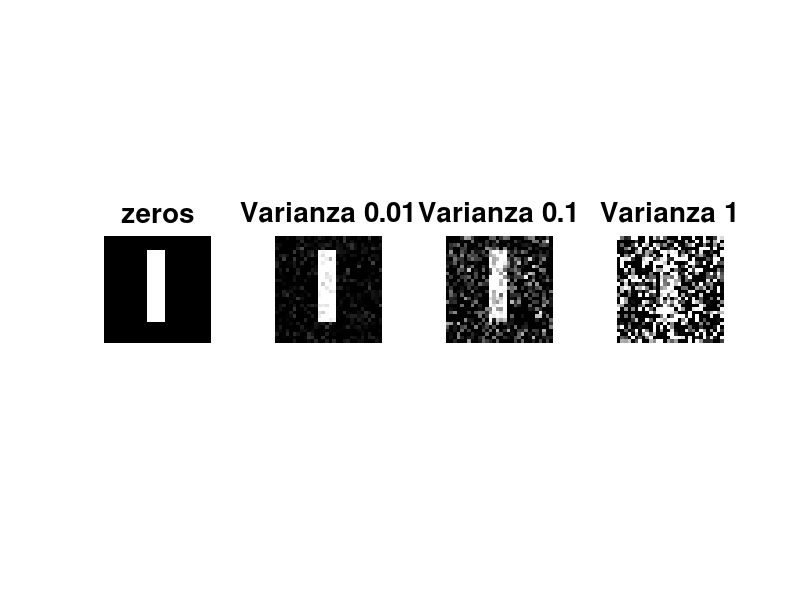

The MATLAB script that drew this image:
%%%%%%%%%%%%%%%%%%%%%%%%%%%%%%%%%%%%%%%%%%%%%%%%
% Esercizio 1.2.a
% Aggiungere rumore gaussiano a media nulla, con tre livelli diversi di varianza:
% 0.01, 0.1, 1. Visualizzare l’ immagine sorgente e le tre immagini rumorose.
% Per la simulazione del rumore usare la funzione MATLAB imnoise()
%
% Silvia Gioia Florio, matr. 119328
% version 1.0, 07/03/2017
%
%%%%%%%%%%%%%%%%%%%%%%%%%%%%%%%%%%%%%%%%%%%%%%%%
 
%% creo immagine sintetica
img = zeros(30,30);
img(5:24, 13:17)=1.;


%% creazione rumore %%

% rumore con varianza 0.01
noise1 = imnoise (img, "gaussian", 0, 0.01);

% rumore con varianza 0.1 
noise2 = imnoise (img, "gaussian", 0, 0.1);

% rumore con varianza 1
noise3 = imnoise (img, "gaussian", 0, 1.);


%% visualizzazione immagine + rumore %%
figure
% immagine senza rumore
subplot(1,4,1), imshow(img)
title("zeros", 'FontSize', 20)
% varianza 0.01
subplot(1,4,2), imshow(noise1)
title("Varianza 0.01", 'FontSize', 20)
% varianza 0.1
subplot(1,4,3), imshow(noise2)
title("Varianza 0.1", 'FontSize', 20)
% varianza 1
subplot(1,4,4), imshow(noise3)
title("Varianza 1", 'FontSize', 20)


